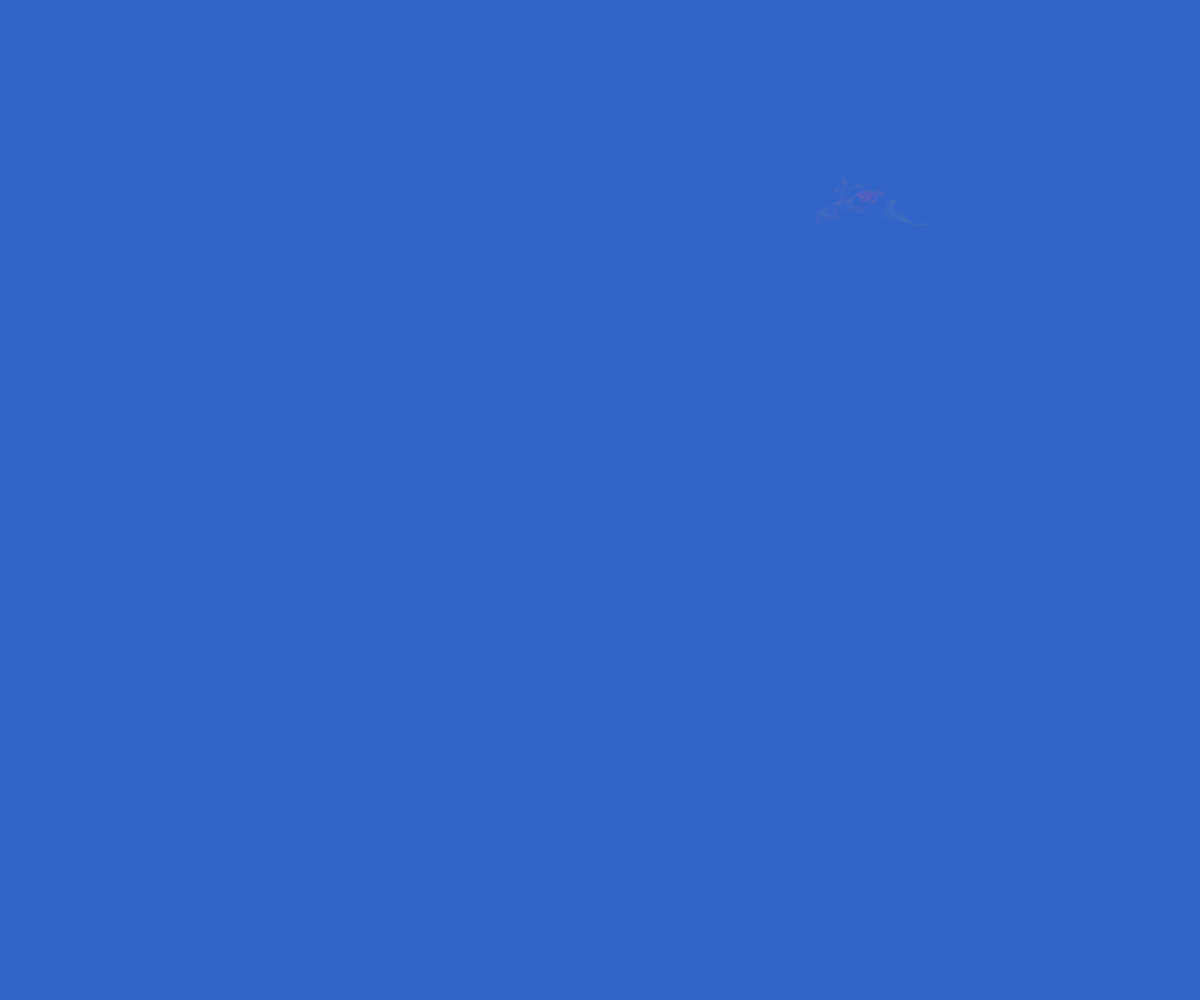
Frame 1 (no input)
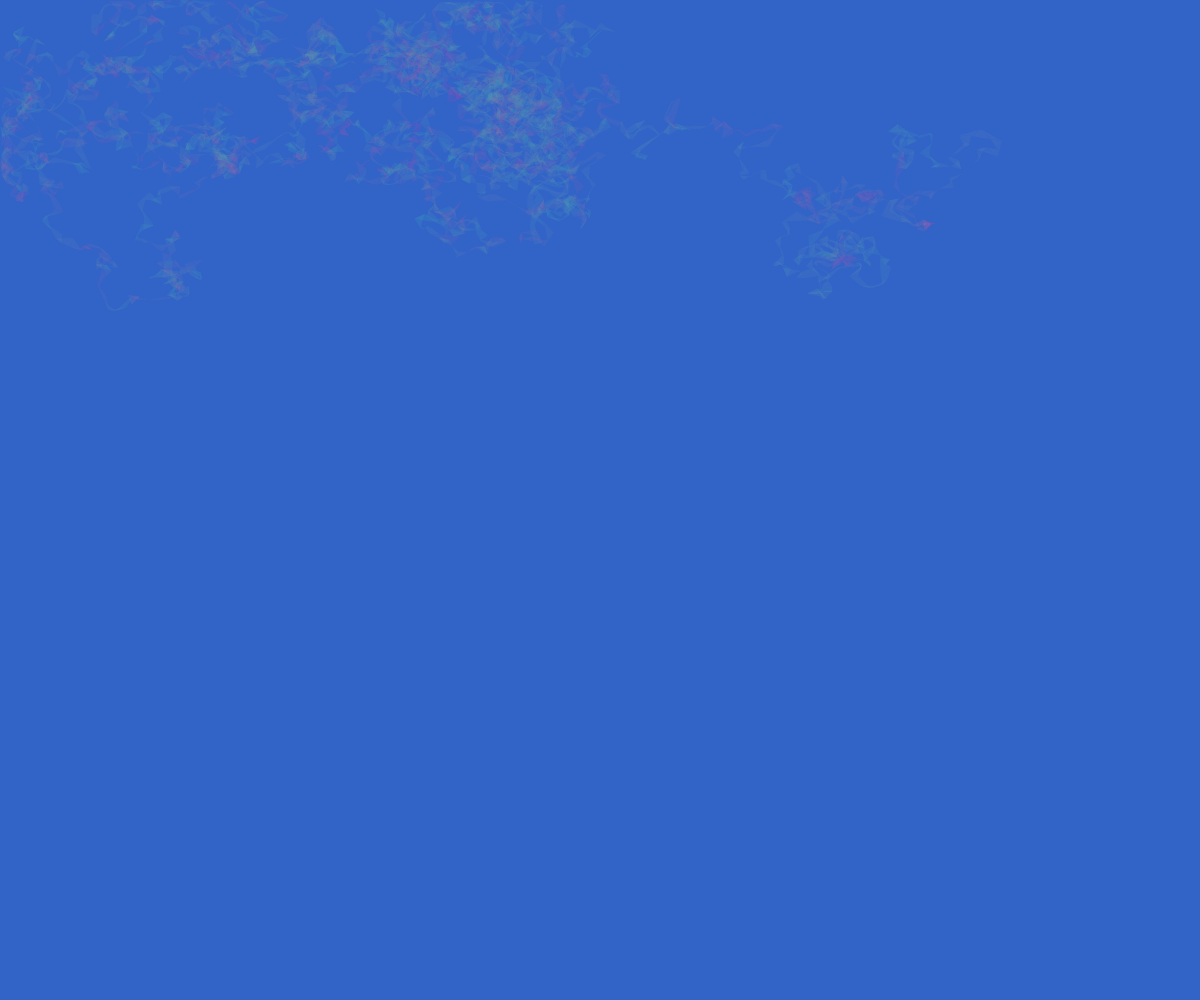
Frame 60 (no input)
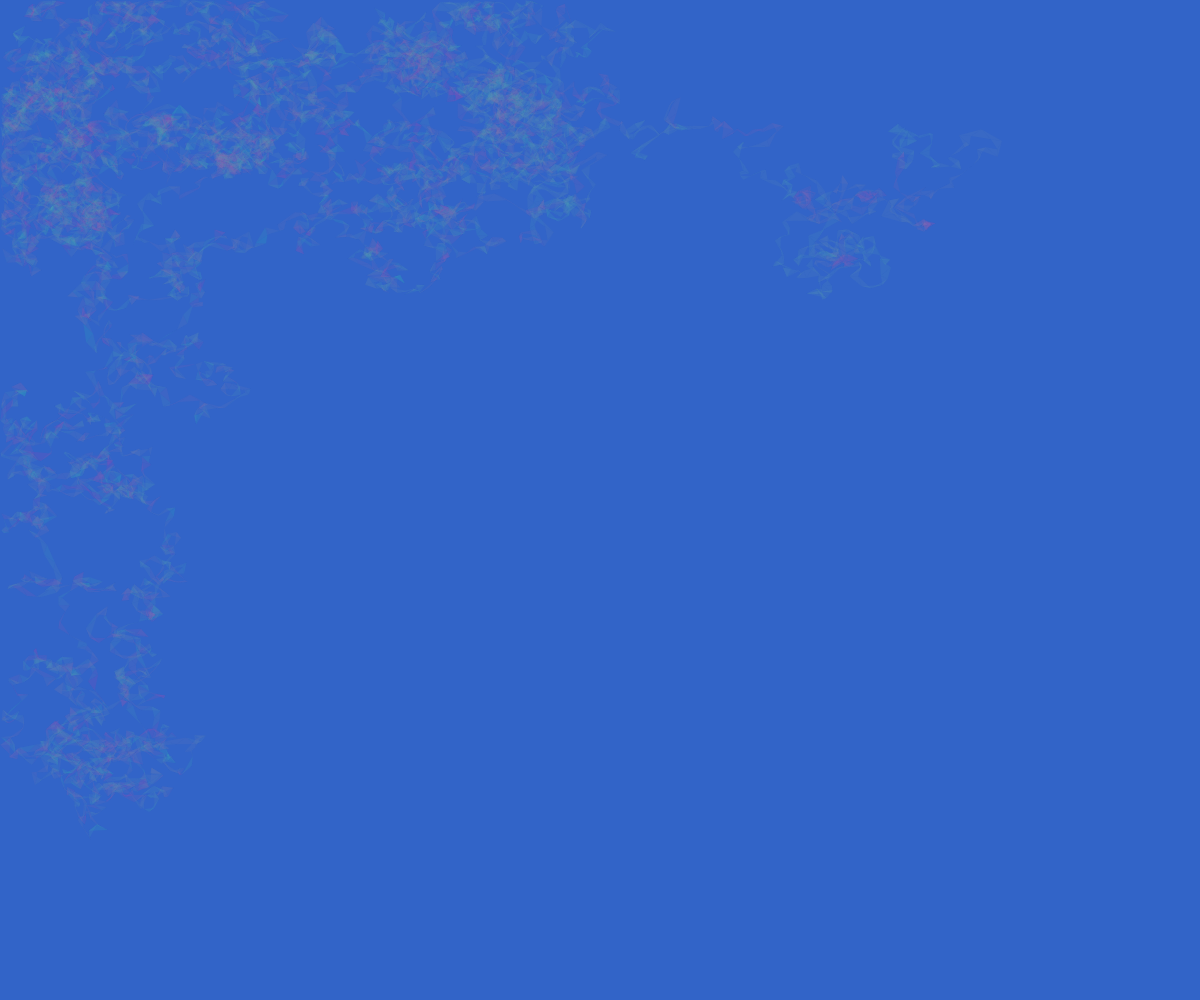
Frame 120 (the mouse pressed at the canvas centre since frame 60)

The p5.js sketch that drew these frames (run headless with seeded random() and noise() and a simulated clock; from frame 60 on, the mouse is pressed at the canvas centre):

// p5.js sketch
// ── sketch.js
// DEFINE GLOBAL VARIABLES
var bgColor; // background-color
var centerX, centerY;
var smoke = {};
smoke.pos1x = 100;
smoke.pos1y = 100;
smoke.pos2x = 200;
smoke.pos2y = 200;
smoke.pos3x = 0;
smoke.pos3y = 0;
var multMax = 0.01;
var multDelta;
var mult;
var redFill = 255;
var alphaAmt = 40;
var alphaNoise;


function setup() {
    bgColor = color(50, 100, 200);
    createCanvas(windowWidth, windowHeight);
    background(bgColor);
    // frameRate(20);

    // Set initial position
    smoke.pos1x = random(width);
    smoke.pos1y = random(height);
    smoke.pos2x = smoke.pos1x + 2;
    smoke.pos2y = smoke.pos1y - 2;
}

var cntMax = 100;
function draw() {

    var cnt = 0;
    while( cnt < cntMax ) {
        centerX = width * 0.5;
        centerY = height * 0.5;

        // multDelta = noise(0.01 * frameCount);
        // multDelta = map(multDelta, 0, 1, -0.0001, 0.0001);
        // multMax = constrain(multMax + multDelta, 0.005, 0.2);
        mult = random(-multMax, multMax);
        smoke.pos3x = abs(((width * mult) + smoke.pos2x) % width);
        mult = random(-multMax, multMax);
        smoke.pos3y = abs(((height * mult) + smoke.pos2y) % height);


        mult = noise(frameCount * cnt / cntMax * 0.5 ) * 255;
        redFill = constrain(mult, 0, 255);

        noStroke();
        // stroke(200, 20);
        // get a random noise value between (0-1)
        alphaNoise = noise(0.1 * frameCount + 1000);
        alphaNoise = map(alphaNoise, 0, 1, -2, 2);
        alphaAmt += alphaNoise;
        alphaAmt = constrain(alphaAmt, 20, 100);
        fill(redFill, 255 - redFill, 175, 30);

        triangle(smoke.pos1x, smoke.pos1y, smoke.pos2x, smoke.pos2y, smoke.pos3x, smoke.pos3y);

        smoke.pos1x = smoke.pos2x;
        smoke.pos1y = smoke.pos2y;
        smoke.pos2x = smoke.pos3x;
        smoke.pos2y = smoke.pos3y;

        //////// DEBUGGING STUFF /////////////
        // ellipse(centerX, centerY, 40, 40);
        // push();
        // translate(10, height - 40);
        // fill(255);
        // rect(0,0,150,25);
        // fill(0);
        // text(frameRate(), 5, 20);
        // pop();

        cnt++;
    }
}



/* FULLSCREEN FUNCTIONALITY */
function windowResized() {
    resizeCanvas(windowWidth, windowHeight);
    background(bgColor);
}

function mousePressed() {
    if (mouseX > 0 && mouseX < width && mouseY > 0 && mouseY < height) {
        var fs = fullscreen();
        fullscreen(!fs);
    }
}
